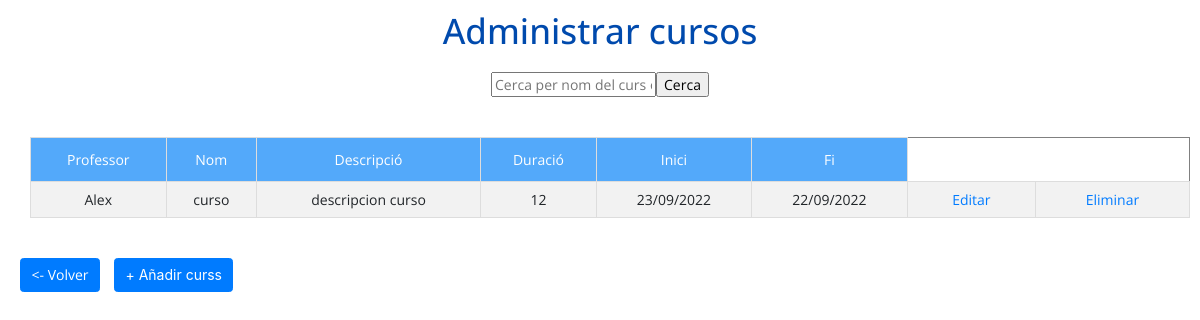
Page /admin/adminCourses.php (signed in) on the earlier database version.
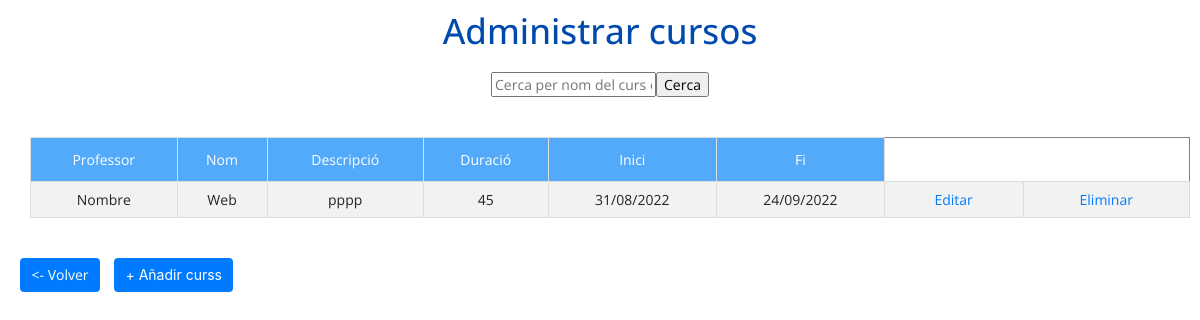
Same page on the later database version.
### tables this page shows
CREATE TABLE `teacher` (
  `teacher_id` int(11) NOT NULL,
  `dni` varchar(21) NOT NULL,
  `name` varchar(50) NOT NULL,
  `surname` varchar(50) NOT NULL,
  `title` varchar(50) NOT NULL,
  `description` varchar(50) NOT NULL,
  `password` varchar(255) NOT NULL,
  `created_at` datetime DEFAULT current_timestamp(),
  `image` varchar(100) DEFAULT NULL
);

CREATE TABLE `courses` (
  `id_course` int(11) NOT NULL,
  `teacher_id` int(11) NOT NULL,
  `name` varchar(50) NOT NULL,
  `description` varchar(255) NOT NULL,
  `duration` int(15) DEFAULT NULL,
  `start` int(50) NOT NULL,
  `end` int(50) NOT NULL
);

### admin/adminCourses.php (the view, shortened to what this page needs)
<!DOCTYPE html>
<html lang="en">
<head>
  <link rel="stylesheet" href="../styles/admin.css">
  <link rel="stylesheet" href="https://stackpath.bootstrapcdn.com/bootstrap/4.5.2/css/bootstrap.min.css">
</head>
<body>
  <h1>Administrar cursos</h1>
  <?php
  $con = mysqli_connect("localhost", "root", "");
  mysqli_select_db($con, "courses");
  echo "<div style='display: flex; justify-content: center; margin-bottom: 20px; align-items:center;'>";
  echo "<form action='adminCourses.php' method='GET'>";
  echo "<input type='text' name='search' placeholder='Cerca per nom del curs o DNI'>";
  echo "<input type='submit' value='Cerca'>";
  echo "</form>";
  echo "</div>";
  $query = "SELECT * FROM courses";
  $courses = mysqli_query($con, $query);
  ?>
  <div style="width: 100%; display: flex; justify-content: center; margin-bottom: 20px; align-items:center;">
    <?php
    echo "<table border='1'>
<tr>
<th>Professor</th>
<th>Nom</th>
<th>Descripció</th>
<th>Duració</th>
<th>Inici</th>
<th>Fi</th>
</tr>";
    $query = 'SELECT * FROM teacher';
    $result = mysqli_query($con, $query);
    while ($course_row = mysqli_fetch_array($courses)) {
      echo "<tr>";
      while ($teacher_row = mysqli_fetch_array($result)) {
        if ($course_row['teacher_id'] == $teacher_row['teacher_id']) {
          echo "<td>" . $teacher_row['name'] . "</td>";
        }
      }
      echo "<td>" . $course_row['name'] . "</td>";
      echo "<td>" . $course_row['description'] . "</td>";
      echo "<td>" . $course_row['duration'] . "</td>";
      echo "<td>" . date('d/m/Y', $course_row['start']) . "</td>";
      echo "<td>" . date('d/m/Y', $course_row['end']) . "</td>";
      echo "<form method='post' action=" . htmlspecialchars($_SERVER["PHP_SELF"]) . " >";
      echo "<td><a href='adminCoursesEdit.php?id_course=" . $course_row['id_course'] . "'>Editar</a>";
      echo "<td><a href='adminCourses.php?delete_id_course=" . $course_row['id_course'] . "'>Eliminar</a>";
      echo "</td>";
      echo "</tr>";
      mysqli_data_seek($result, 0);
    }
    echo "</table>";
    ?>
  </div>
  <a href="adminPanel.php" class="btn btn-primary"><- Volver</a>
  <button type="button" onclick="window.location.href='adminCoursesAdd.php'" class="btn btn-primary">+ Añadir curss</button>
</body>
</html>

### styles/admin.css (style rules this page uses)
* { text-align: center; font: 14px 'Open Sans', sans-serif; margin: 10px; }
h1 { color: #004aad; }
table { border-collapse: collapse; width: 100%; }
td, th { border: 1px solid #ddd; padding: 8px; }
tr:nth-child(even) { background-color: #f2f2f2; }
th { padding-top: 12px; padding-bottom: 12px; text-align: left; background-color: #53a9fa; color: white; }

Differences in the rows shown:
removed courses: name "curso", description "descripcion curso", duration "12", start "23/09/2022", end "22/09/2022"
no longer on this page (row edited): teacher: name "Alex", shown under "curso"
added courses: name "Web", description "pppp", duration "45", start "31/08/2022", end "24/09/2022"
now on this page (row edited): teacher: name "Nombre", shown under "Web"
